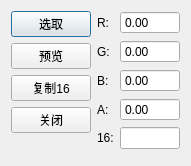
<?xml version="1.0" encoding="UTF-8"?>
<ui version="4.0">
 <class>PickColor</class>
 <widget class="QDialog" name="PickColor">
  <property name="geometry">
   <rect>
    <x>0</x>
    <y>0</y>
    <width>191</width>
    <height>150</height>
   </rect>
  </property>
  <property name="windowTitle">
   <string>颜色拾取</string>
  </property>
  <layout class="QHBoxLayout" name="horizontalLayout">
   <item>
    <layout class="QVBoxLayout" name="verticalLayout">
     <item>
      <widget class="QPushButton" name="pbPick">
       <property name="minimumSize">
        <size>
         <width>0</width>
         <height>0</height>
        </size>
       </property>
       <property name="maximumSize">
        <size>
         <width>16777215</width>
         <height>16777215</height>
        </size>
       </property>
       <property name="text">
        <string>选取</string>
       </property>
      </widget>
     </item>
     <item>
      <widget class="QPushButton" name="pbColor">
       <property name="sizePolicy">
        <sizepolicy hsizetype="Minimum" vsizetype="Maximum">
         <horstretch>0</horstretch>
         <verstretch>0</verstretch>
        </sizepolicy>
       </property>
       <property name="minimumSize">
        <size>
         <width>0</width>
         <height>0</height>
        </size>
       </property>
       <property name="maximumSize">
        <size>
         <width>16777215</width>
         <height>16777215</height>
        </size>
       </property>
       <property name="text">
        <string>预览</string>
       </property>
      </widget>
     </item>
     <item>
      <widget class="QPushButton" name="pbCopy">
       <property name="text">
        <string>复制16</string>
       </property>
      </widget>
     </item>
     <item>
      <widget class="QPushButton" name="pbClose">
       <property name="text">
        <string>关闭</string>
       </property>
      </widget>
     </item>
     <item>
      <spacer name="verticalSpacer">
       <property name="orientation">
        <enum>Qt::Vertical</enum>
       </property>
       <property name="sizeHint" stdset="0">
        <size>
         <width>20</width>
         <height>40</height>
        </size>
       </property>
      </spacer>
     </item>
    </layout>
   </item>
   <item>
    <layout class="QFormLayout" name="formLayout">
     <item row="0" column="0">
      <widget class="QLabel" name="label">
       <property name="text">
        <string>R:</string>
       </property>
      </widget>
     </item>
     <item row="0" column="1">
      <widget class="QDoubleSpinBox" name="dspR">
       <property name="buttonSymbols">
        <enum>QAbstractSpinBox::NoButtons</enum>
       </property>
       <property name="maximum">
        <double>255.000000000000000</double>
       </property>
      </widget>
     </item>
     <item row="1" column="0">
      <widget class="QLabel" name="label_2">
       <property name="text">
        <string>G:</string>
       </property>
      </widget>
     </item>
     <item row="2" column="0">
      <widget class="QLabel" name="label_3">
       <property name="text">
        <string>B:</string>
       </property>
      </widget>
     </item>
     <item row="3" column="0">
      <widget class="QLabel" name="label_4">
       <property name="text">
        <string>A:</string>
       </property>
      </widget>
     </item>
     <item row="1" column="1">
      <widget class="QDoubleSpinBox" name="dspG">
       <property name="buttonSymbols">
        <enum>QAbstractSpinBox::NoButtons</enum>
       </property>
       <property name="maximum">
        <double>255.000000000000000</double>
       </property>
      </widget>
     </item>
     <item row="2" column="1">
      <widget class="QDoubleSpinBox" name="dspB">
       <property name="buttonSymbols">
        <enum>QAbstractSpinBox::NoButtons</enum>
       </property>
       <property name="maximum">
        <double>255.000000000000000</double>
       </property>
      </widget>
     </item>
     <item row="3" column="1">
      <widget class="QDoubleSpinBox" name="dspA">
       <property name="buttonSymbols">
        <enum>QAbstractSpinBox::NoButtons</enum>
       </property>
       <property name="maximum">
        <double>255.000000000000000</double>
       </property>
      </widget>
     </item>
     <item row="5" column="1">
      <spacer name="verticalSpacer_2">
       <property name="orientation">
        <enum>Qt::Vertical</enum>
       </property>
       <property name="sizeHint" stdset="0">
        <size>
         <width>20</width>
         <height>40</height>
        </size>
       </property>
      </spacer>
     </item>
     <item row="4" column="1">
      <widget class="QLineEdit" name="le16"/>
     </item>
     <item row="4" column="0">
      <widget class="QLabel" name="label_5">
       <property name="text">
        <string>16:</string>
       </property>
      </widget>
     </item>
    </layout>
   </item>
  </layout>
 </widget>
 <layoutdefault spacing="6" margin="11"/>
 <resources/>
 <connections/>
</ui>
